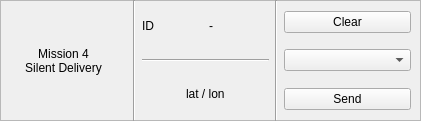
   <widget class="QFrame" name="frame_s4">
    <property name="geometry">
     <rect>
      <x>0</x>
      <y>300</y>
      <width>421</width>
      <height>121</height>
     </rect>
    </property>
    <property name="frameShape">
     <enum>QFrame::StyledPanel</enum>
    </property>
    <property name="frameShadow">
     <enum>QFrame::Raised</enum>
    </property>
    <widget class="QWidget" name="gridLayoutWidget_3">
     <property name="geometry">
      <rect>
       <x>0</x>
       <y>0</y>
       <width>411</width>
       <height>121</height>
      </rect>
     </property>
     <layout class="QGridLayout" name="gridLayout_s4">
      <item row="1" column="0">
       <layout class="QVBoxLayout" name="verticalLayout_label_s4">
        <item>
         <spacer name="verticalSpacer_46">
          <property name="orientation">
           <enum>Qt::Vertical</enum>
          </property>
          <property name="sizeHint" stdset="0">
           <size>
            <width>20</width>
            <height>40</height>
           </size>
          </property>
         </spacer>
        </item>
        <item>
         <widget class="QLabel" name="label_s4">
          <property name="text">
           <string>&lt;html&gt;&lt;head/&gt;&lt;body&gt;&lt;p align=&quot;center&quot;&gt;Mission 4&lt;br/&gt;Silent Delivery&lt;/p&gt;&lt;/body&gt;&lt;/html&gt;</string>
          </property>
         </widget>
        </item>
        <item>
         <spacer name="verticalSpacer_45">
          <property name="orientation">
           <enum>Qt::Vertical</enum>
          </property>
          <property name="sizeHint" stdset="0">
           <size>
            <width>20</width>
            <height>40</height>
           </size>
          </property>
         </spacer>
        </item>
       </layout>
      </item>
      <item row="2" column="2">
       <spacer name="verticalSpacer_51">
        <property name="orientation">
         <enum>Qt::Vertical</enum>
        </property>
        <property name="sizeHint" stdset="0">
         <size>
          <width>20</width>
          <height>40</height>
         </size>
        </property>
       </spacer>
      </item>
      <item row="0" column="2">
       <spacer name="verticalSpacer_52">
        <property name="orientation">
         <enum>Qt::Vertical</enum>
        </property>
        <property name="sizeHint" stdset="0">
         <size>
          <width>20</width>
          <height>40</height>
         </size>
        </property>
       </spacer>
      </item>
      <item row="1" column="1">
       <widget class="Line" name="line_5">
        <property name="orientation">
         <enum>Qt::Vertical</enum>
        </property>
       </widget>
      </item>
      <item row="1" column="2">
       <layout class="QVBoxLayout" name="verticalLayout_pos_s4">
        <item>
         <spacer name="verticalSpacer_50">
          <property name="orientation">
           <enum>Qt::Vertical</enum>
          </property>
          <property name="sizeHint" stdset="0">
           <size>
            <width>20</width>
            <height>40</height>
           </size>
          </property>
         </spacer>
        </item>
        <item>
         <layout class="QHBoxLayout" name="horizontalLayout_3">
          <item>
           <widget class="QLabel" name="pos_label_s4">
            <property name="text">
             <string>ID</string>
            </property>
           </widget>
          </item>
          <item>
           <widget class="QLabel" name="id_s4">
            <property name="text">
             <string>-</string>
            </property>
           </widget>
          </item>
         </layout>
        </item>
        <item>
         <spacer name="verticalSpacer_49">
          <property name="orientation">
           <enum>Qt::Vertical</enum>
          </property>
          <property name="sizeHint" stdset="0">
           <size>
            <width>20</width>
            <height>40</height>
           </size>
          </property>
         </spacer>
        </item>
        <item>
         <widget class="Line" name="line_10">
          <property name="orientation">
           <enum>Qt::Horizontal</enum>
          </property>
         </widget>
        </item>
        <item>
         <spacer name="verticalSpacer_48">
          <property name="orientation">
           <enum>Qt::Vertical</enum>
          </property>
          <property name="sizeHint" stdset="0">
           <size>
            <width>20</width>
            <height>40</height>
           </size>
          </property>
         </spacer>
        </item>
        <item alignment="Qt::AlignHCenter">
         <widget class="QLabel" name="pos_s4">
          <property name="text">
           <string>lat / lon</string>
          </property>
         </widget>
        </item>
        <item>
         <spacer name="verticalSpacer_47">
          <property name="orientation">
           <enum>Qt::Vertical</enum>
          </property>
          <property name="sizeHint" stdset="0">
           <size>
            <width>20</width>
            <height>40</height>
           </size>
          </property>
         </spacer>
        </item>
       </layout>
      </item>
      <item row="1" column="4">
       <layout class="QVBoxLayout" name="verticalLayout_buttons_s4">
        <item>
         <spacer name="verticalSpacer_17">
          <property name="orientation">
           <enum>Qt::Vertical</enum>
          </property>
          <property name="sizeHint" stdset="0">
           <size>
            <width>20</width>
            <height>40</height>
           </size>
          </property>
         </spacer>
        </item>
        <item>
         <widget class="QPushButton" name="clear_s4">
          <property name="text">
           <string>Clear</string>
          </property>
         </widget>
        </item>
        <item>
         <spacer name="verticalSpacer_5">
          <property name="orientation">
           <enum>Qt::Vertical</enum>
          </property>
          <property name="sizeHint" stdset="0">
           <size>
            <width>20</width>
            <height>40</height>
           </size>
          </property>
         </spacer>
        </item>
        <item>
         <widget class="QComboBox" name="combo_s4"/>
        </item>
        <item>
         <spacer name="verticalSpacer_6">
          <property name="orientation">
           <enum>Qt::Vertical</enum>
          </property>
          <property name="sizeHint" stdset="0">
           <size>
            <width>20</width>
            <height>40</height>
           </size>
          </property>
         </spacer>
        </item>
        <item>
         <widget class="QPushButton" name="send_s4">
          <property name="text">
           <string>Send</string>
          </property>
         </widget>
        </item>
        <item>
         <spacer name="verticalSpacer_15">
          <property name="orientation">
           <enum>Qt::Vertical</enum>
          </property>
          <property name="sizeHint" stdset="0">
           <size>
            <width>20</width>
            <height>40</height>
           </size>
          </property>
         </spacer>
        </item>
       </layout>
      </item>
      <item row="1" column="3">
       <widget class="Line" name="line_6">
        <property name="orientation">
         <enum>Qt::Vertical</enum>
        </property>
       </widget>
      </item>
     </layout>
    </widget>
   </widget>
